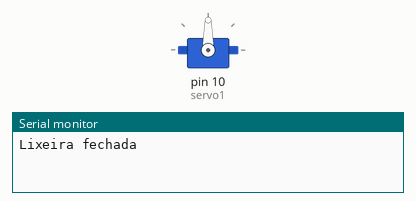
Bench run of a sketch on a simulated Arduino Uno, built with avr-gcc and run on an emulated ATmega328P. Shown: servo, the last lines printed to the serial monitor.

Above: at 0.05 s.
At 6.0 s:
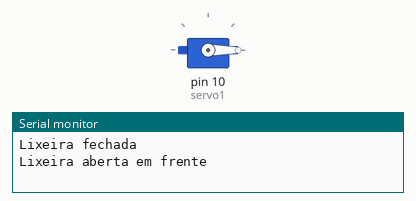
At 12.0 s:
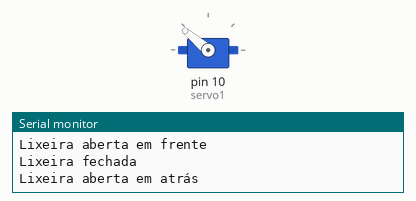
Timing chart, 0 to 15.6 s (numbered marks = the images above):
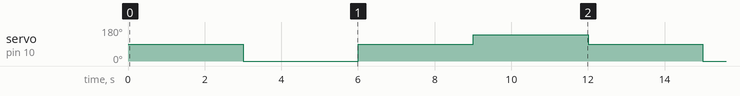

Measured:
- by itself, servo on pin 10 (servo1): repeats every 12.0 s: 90° 3.0 s, 140° 3.0 s, 90° 3.0 s, 0° 3.0 s

The sketch:

servo_test.ino
```cpp
#include <Servo.h>

Servo servo1;
int pos = 0;

void setup() {
  Serial.begin(115200);
  servo1.attach(10);
  servo1.write(90);
}

void loop() {
  servo1.write(90);
  Serial.println("Lixeira fechada");
  delay(3000);
  servo1.write(0);
  Serial.println("Lixeira aberta em frente");
  delay(3000);
  servo1.write(90);
  Serial.println("Lixeira fechada");
  delay(3000);
  servo1.write(140);
  Serial.println("Lixeira aberta em atrás");
  delay(3000);
}
```
